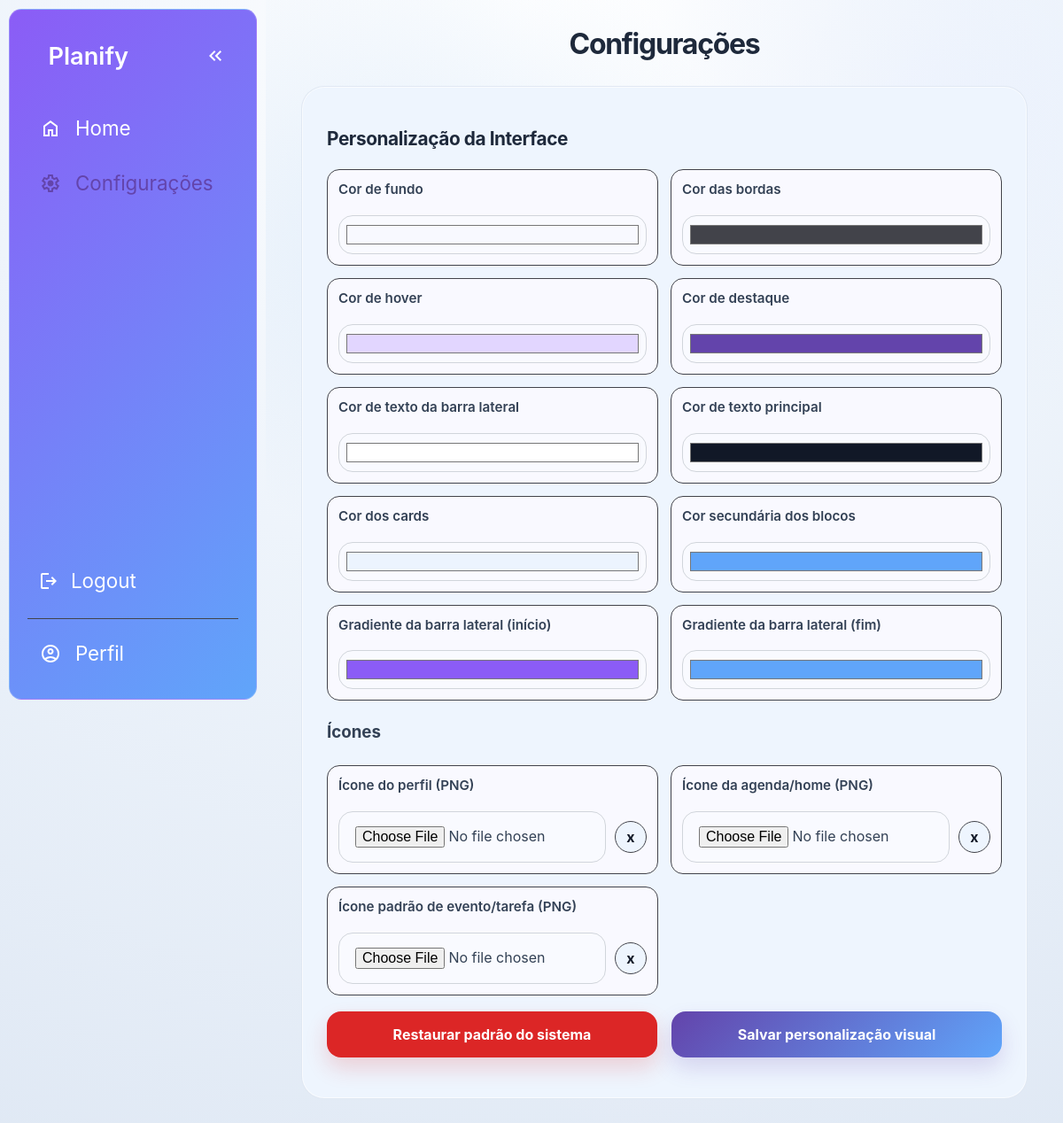
Screenshot of /settings/ (signed in) with the database file from the repository.
### accounts/models.py (models this page shows, shortened)
class UserThemePreference(models.Model):
	user = models.OneToOneField(
		settings.AUTH_USER_MODEL,
		on_delete=models.CASCADE,
		related_name="theme_preference",
	)
	base_clr = models.CharField(max_length=7, default="#f8f9ff", validators=[hex_color_validator])
	line_clr = models.CharField(max_length=7, default="#42434a", validators=[hex_color_validator])
	hover_clr = models.CharField(max_length=7, default="#e2d6ff", validators=[hex_color_validator])
	text_clr = models.CharField(max_length=7, default="#ffffff", validators=[hex_color_validator])
	accent_clr = models.CharField(max_length=7, default="#6344ab", validators=[hex_color_validator])
	secondary_text_clr = models.CharField(max_length=7, default="#111827", validators=[hex_color_validator])
	container_background_base = models.CharField(max_length=7, default="#ecf4fe", validators=[hex_color_validator])
	secondary_base_clr = models.CharField(max_length=7, default="#60a5fa", validators=[hex_color_validator])
	sidebar_gradient_start = models.CharField(max_length=7, default="#8b5cf6", validators=[hex_color_validator])
	sidebar_gradient_end = models.CharField(max_length=7, default="#60a5fa", validators=[hex_color_validator])
	profile_icon_emoji = models.CharField(max_length=16, blank=True)
	agenda_icon_emoji = models.CharField(max_length=16, blank=True)
	default_activity_icon_emoji = models.CharField(max_length=16, blank=True)
	profile_icon_image = models.ImageField(upload_to="ui_icons/profile/", blank=True, null=True)
	agenda_icon_image = models.ImageField(upload_to="ui_icons/agenda/", blank=True, null=True)
	default_activity_icon_image = models.ImageField(upload_to="ui_icons/activity_default/", blank=True, null=True)
	updated_at = models.DateTimeField(auto_now=True)

### accounts/views.py (the view)
# urls.py: path('settings/', views.settings_page, name='settings_page'),
@login_required
def settings_page(request):
    preference, _ = UserThemePreference.objects.get_or_create(user=request.user)
    context = {
        'preference': preference,
    }
    return render(request, "accounts/settings.html", context)

### accounts/context_processors.py (called while the page is built)
def ui_preferences(request):
    if not request.user.is_authenticated:
        return {}
    preference, _ = UserThemePreference.objects.get_or_create(user=request.user)
    return {
        "ui_theme": preference,
        "ui_icons": preference,
    }

### accounts/templates/accounts/settings.html (shortened to what this page needs)
{% load static %}
<!DOCTYPE html>
<html lang="pt-br">
<head>
  <link rel="stylesheet" href="{% static 'schedules/css/calendar.css' %}" />
  <link rel="stylesheet" href="{% static 'tp_es/css/base.css' %}" />
  <link rel="stylesheet" href="{% static 'accounts/css/accounts.css' %}?v=3" />
</head>
<body class="app-page settings-page">
  <nav id="sidebar">
    {% with rota_atual=request.resolver_match.url_name %}
    <ul>
      <li>
        <span class="logo">Planify</span>
        <button onclick="toggleSidebar()" id="toggle-btn">
          <svg xmlns="http://www.w3.org/2000/svg" height="24px" viewBox="0 -960 960 960" width="24px" fill="#e3e3e3">
            <path
              d="M440-240 200-480l240-240 56 56-183 184 183 184-56 56Zm264 0L464-480l240-240 56 56-183 184 183 184-56 56Z" />
          </svg>
        </button>
      </li>
      <li class="{% if rota_atual == 'main_calendar_view' %}active{% endif %}">
        <a href="{% url 'schedules:main_calendar_view' %}">
          {% if ui_icons.agenda_icon_image %}
            <img src="{{ ui_icons.agenda_icon_image.url }}" class="sidebar-icon-image" alt="" onerror="this.style.display='none'" />
          {% elif ui_icons.agenda_icon_emoji %}
            <span class="sidebar-icon-emoji" aria-hidden="true">{{ ui_icons.agenda_icon_emoji }}</span>
          {% else %}
          <svg xmlns="http://www.w3.org/2000/svg" height="24px" viewBox="0 -960 960 960" width="24px" fill="#e3e3e3">
            <path
              d="M240-200h120v-240h240v240h120v-360L480-740 240-560v360Zm-80 80v-480l320-240 320 240v480H520v-240h-80v240H160Zm320-350Z" />
          </svg>
          {% endif %}
            <span>Home</span>
        </a>
      </li>
      <li class="{% if rota_atual == 'settings_page' %}active{% endif %}">
        <a href="{% url 'accounts:settings_page' %}">
          <span>Configurações</span>
        </a>
      </li>
      <li class="logout-item">
        <form action="{% url 'schedules:logout' %}" method="post" class="logout-form">
          <button type="submit" class="logout-btn">
            <svg xmlns="http://www.w3.org/2000/svg" height="24px" viewBox="0 -960 960 960" width="24px" fill="#e3e3e3"><path d="M200-120q-33 0-56.5-23.5T120-200v-560q0-33 23.5-56.5T200-840h280v80H200v560h280v80H200Zm440-160-55-58 102-102H360v-80h327L585-622l55-58 200 200-200 200Z"/></svg>
            <span>Logout</span>
          </button>
        </form>
      </li>
      <li class="profile-item {% if rota_atual == 'user_space' %}active{% endif %}">
        <a href="{% url 'accounts:user_space' %}">
          <span>Perfil</span>
        </a>
      </li>
    </ul>
    {% endwith %}
  </nav>
  <main>
    <header>
      <h1>Configurações</h1>
    </header>
    <section class="container profile-theme">
      <h2>Personalização da Interface</h2>
      <form method="post" action="{% url 'schedules:preferences:update_preferences' %}" enctype="multipart/form-data">
        <div class="theme-grid">
          <div>
            <label for="base-clr">Cor de fundo</label>
            <input type="color" id="base-clr" name="base_clr" value="{{ preference.base_clr }}" />
          </div>
          <div>
            <label for="line-clr">Cor das bordas</label>
            <input type="color" id="line-clr" name="line_clr" value="{{ preference.line_clr }}" />
          </div>
          <div>
            <label for="hover-clr">Cor de hover</label>
            <input type="color" id="hover-clr" name="hover_clr" value="{{ preference.hover_clr }}" />
          </div>
          <div>
            <label for="accent-clr">Cor de destaque</label>
            <input type="color" id="accent-clr" name="accent_clr" value="{{ preference.accent_clr }}" />
          </div>
          <div>
            <label for="text-clr">Cor de texto da barra lateral</label>
            <input type="color" id="text-clr" name="text_clr" value="{{ preference.text_clr }}" />
          </div>
          <div>
            <label for="secondary-text-clr">Cor de texto principal</label>
            <input type="color" id="secondary-text-clr" name="secondary_text_clr" value="{{ preference.secondary_text_clr }}" />
          </div>
          <div>
            <label for="container-background-base">Cor dos cards</label>
            <input type="color" id="container-background-base" name="container_background_base" value="{{ preference.container_background_base }}" />
          </div>
          <div>
            <label for="secondary-base-clr">Cor secundária dos blocos</label>
            <input type="color" id="secondary-base-clr" name="secondary_base_clr" value="{{ preference.secondary_base_clr }}" />
          </div>
          <div>
            <label for="sidebar-gradient-start">Gradiente da barra lateral (início)</label>
            <input type="color" id="sidebar-gradient-start" name="sidebar_gradient_start" value="{{ preference.sidebar_gradient_start }}" />
          </div>
          <div>
            <label for="sidebar-gradient-end">Gradiente da barra lateral (fim)</label>
            <input type="color" id="sidebar-gradient-end" name="sidebar_gradient_end" value="{{ preference.sidebar_gradient_end }}" />
          </div>
        </div>
        <h3>Ícones</h3>
        <div class="theme-grid">
          <div>
            <label for="profile-icon-image">Ícone do perfil (PNG)</label>
            <div class="icon-upload-row">
              <input type="file" id="profile-icon-image" name="profile_icon_image" accept="image/png,image/webp,image/jpeg" />
              <button type="button" class="icon-clear-btn" data-icon-clear-target="clear_profile_icon_image" data-icon-clear-file="profile-icon-image" data-icon-clear-submit="1" aria-label="Remover ícone do perfil" title="Remover ícone do perfil">x</button>
            </div>
          </div>
          <div>
            <label for="agenda-icon-image">Ícone da agenda/home (PNG)</label>
            <div class="icon-upload-row">
              <input type="file" id="agenda-icon-image" name="agenda_icon_image" accept="image/png,image/webp,image/jpeg" />
              <button type="button" class="icon-clear-btn" data-icon-clear-target="clear_agenda_icon_image" data-icon-clear-file="agenda-icon-image" data-icon-clear-submit="1" aria-label="Remover ícone da agenda" title="Remover ícone da agenda">x</button>
            </div>
          </div>
          <div>
            <label for="default-activity-icon-image">Ícone padrão de evento/tarefa (PNG)</label>
            <div class="icon-upload-row">
              <input type="file" id="default-activity-icon-image" name="default_activity_icon_image" accept="image/png,image/webp,image/jpeg" />
              <button type="button" class="icon-clear-btn" data-icon-clear-target="clear_default_activity_icon_image" data-icon-clear-file="default-activity-icon-image" data-icon-clear-submit="1" aria-label="Remover ícone padrão" title="Remover ícone padrão">x</button>
            </div>
          </div>
        </div>
        <div class="form-actions">
          <button type="submit" class="button-danger" formaction="{% url 'schedules:preferences:reset_preferences' %}" formnovalidate>
            Restaurar padrão do sistema
          </button>
          <button type="submit" class="button-primary">Salvar personalização visual</button>
        </div>
      </form>
    </section>
  </main>
</body>
</html>

### schedules/static/schedules/css/calendar.css (style rules this page uses)
body { display: grid; grid-template-columns: auto 1fr; gap: 10px; }
* { box-sizing: border-box; }
#sidebar ul { list-style: none; flex: 1; display: flex; flex-direction: column; }
#sidebar > ul > li:first-child { display:flex; justify-content: flex-end; margin-bottom: 16px; }
#sidebar > ul > li:first-child .logo { font-weight: 600; font-size: 1.7rem; }
#sidebar ul li.active a { color: var(--accent-clr); }
#sidebar ul li.active a svg { fill: var(--accent-clr); }
#sidebar a, #sidebar .dropdown-btn, #sidebar .logo { border-radius: .5em; padding: .85em; text-decoration: none; color: var(--text-clr); display: flex; align-items: center; gap: 1em; }
#sidebar a span, #sidebar .dropdown-btn span { flex-grow: 1; font-size: 1.4rem; }
#sidebar a span, #sidebar .dropdown-btn span, .logout-btn span { flex-grow: 1; font-size: 1.4rem; white-space: nowrap; overflow: hidden; line-height: 1.5; padding-bottom: 1px; text-overflow: ellipsis; }
.logout-btn { width: 100%; display: flex; align-items: center; gap: 1em; padding: 0.85em; border-radius: 0.5em; background: none; border: none; color: var(--text-clr); cursor: pointer; text-align: left; }
main { padding: min(30px, 7%); margin-bottom: 2em; }
#sidebar { box-sizing: border-box; background: linear-gradient(135deg, var(--sidebar-gradient-start, #0ea5e9) 0%, var(--sidebar-gradient-end, #22d3ee) 100%); height: calc(100vh - 20px); width: 280px; padding: min(30px, 7%); border-radius: .9em; border: 1px solid rgba(255, 255, 255, 0.2); margin-top: 10px; margin-left: 10px; margin-bottom: 10px; margin-right: 0px; position: sticky; top: 0; align-self: start; transition: 300ms ease-in-out; overflow: hidden; text-wrap: nowrap; display: flex; flex-direction: column; }
#sidebar svg { flex-shrink: 0; fill: var(--text-clr); }
.logout-item { margin-top: auto; width: 100%; padding-bottom: 5px; }
.logout-form { margin: 0; width: 100%; }
.logout-form { margin-top: 5px; }
.profile-item { border-top: 1px solid var(--line-clr); margin-top: 8px; padding-top: 8px; width: 100%; }
.icon-upload-row { display: flex; align-items: center; gap: 10px; }
.icon-upload-row input[type="file"] { flex: 1; min-width: 0; }
.icon-clear-btn { display: flex; align-items: center; justify-content: center; width: 36px; height: 36px; border-radius: 999px; border: 1px solid var(--line-clr); background: color-mix(in srgb, var(--container-background-base) 88%, white); color: var(--secondary-text-clr); font-size: 1rem; font-weight: 700; line-height: 1; cursor: pointer; flex: 0 0 auto; }

### static/tp_es/css/base.css (style rules this page uses)
:root { --base-clr: #f8f9ff; --line-clr: #42434a; --sidebar-clr: #f8f9ff; --hover-clr: #e2d6ff; --text-clr: #ffffff; --accent-clr: #6344ab; --secondary-text-clr: #000000; --danger-clr: #aa0505; --secondary-danger-clr: #8c0000; --secondary-base-clr: #ce9aff; --container-background-base: #ffffff; --sidebar-gradient-start: #8b5cf6; --sidebar-gradient-end: #60a5fa; color-scheme: light; font-family: 'Poppins', sans-serif; }
* { margin: 0; padding: 0; }
html { font-family: 'Poppins', sans-serif; line-height: 1.3rem; }
input, button, textarea, select { font-family: inherit; }
body { min-height: 100vh; min-height: 100dvh; background-color: var(--base-clr); color: var(--text-clr); display: grid; grid-template-columns: auto 1fr; }

### rows the page displays
UserThemePreference: base_clr "#f8f9ff", line_clr "#42434a", hover_clr "#e2d6ff", accent_clr "#6344ab", text_clr "#ffffff", secondary_text_clr "#111827", container_background_base "#ecf4fe", secondary_base_clr "#60a5fa", sidebar_gradient_start "#8b5cf6", sidebar_gradient_end "#60a5fa"
